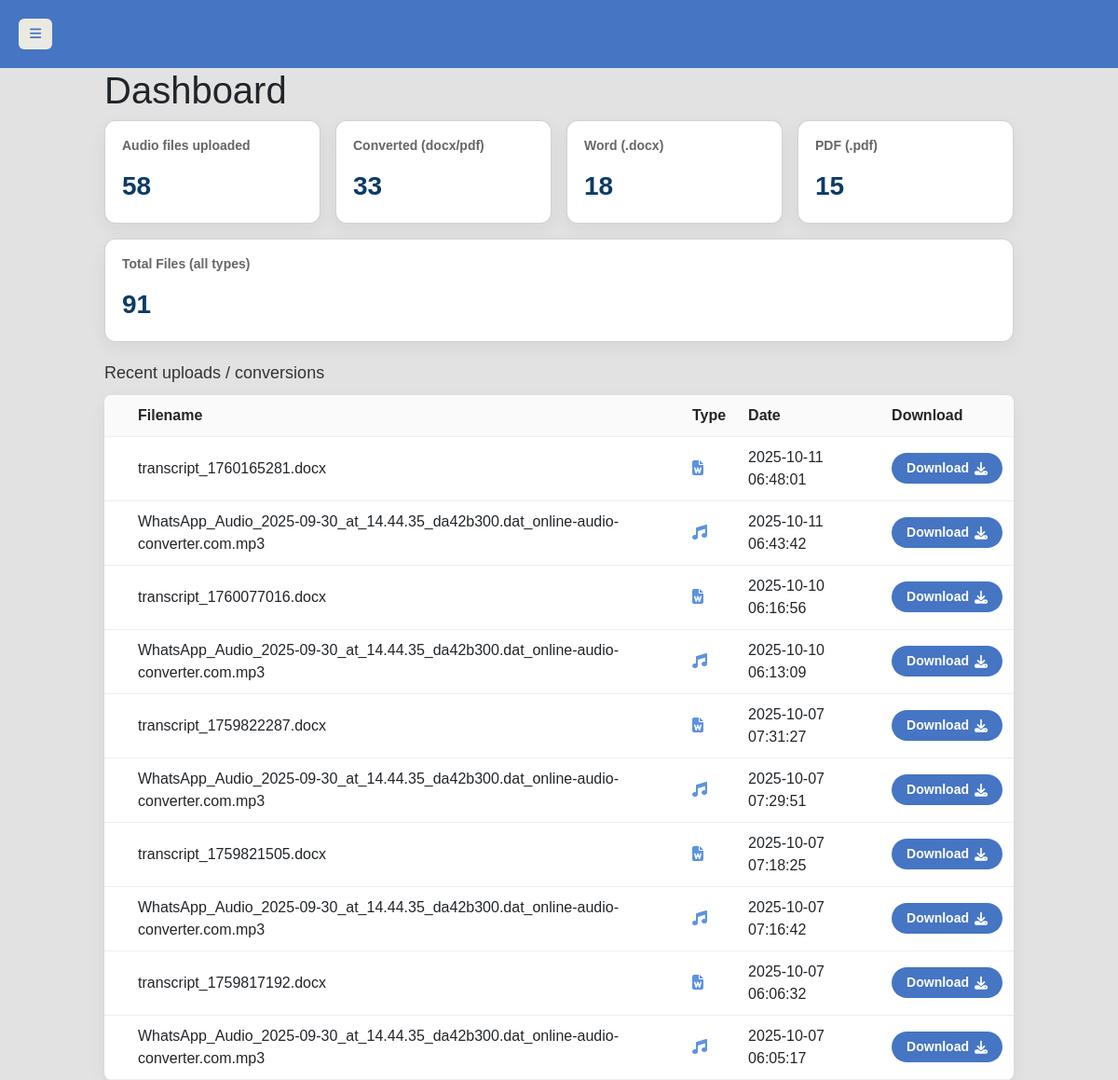
The app's page /dashboard (signed in) with its own data.
### tables this page shows
CREATE TABLE history (
            id INTEGER PRIMARY KEY AUTOINCREMENT,
            user_id INTEGER NOT NULL,
            filename TEXT NOT NULL,
            converted_at TIMESTAMP DEFAULT CURRENT_TIMESTAMP, filetype TEXT DEFAULT 'docx',
            FOREIGN KEY (user_id) REFERENCES users (id)
        );

### routes/upload.py (the view)
@upload_bp.route("/dashboard")
def dashboard():
    try:
        if "user_email" not in session:
            return redirect(url_for("auth.login"))
        user = get_user_by_email(session["user_email"])
        print(user)
        if not user:
            return redirect(url_for("auth.login"))
        user_id = user[0]
        print("Logged-in user ID:", user_id)  # ✅ Print user ID to console
        counts = get_counts(user_id)
        recent = get_all_history(user_id, limit=10)
        translations = {
            "english": {
                "back":"back",
                "dashboard": "Dashboard",
                "history": "History",
                "home": "Home",
                "files": "Files",
                "settings": "Settings",
                "help": "Help",
                "logout": "Logout",
                "account": "Account",
                "language": "Language",
                "version": "Version",
                "privacy": "Privacy",
                "converted": "Converted",
                "download": "Download",
                "no_history": "No history found.",
                "select_format": "Select Download Format",
                "dashboard_title": "Dashboard",
                "Total Files (all types)":"Total Files (all types)",
                "Audio files uploaded":"Audio files uploaded",
                "Converted (docx/pdf)":"Converted (docx/pdf)",
                "Word (.docx)":"Word (.docx)",
                "PDF (.pdf)":"PDF (.pdf)",
                "Recent uploads / conversions":"Recent uploads / conversions",
                "Filename":"Filename",
                "Type":"Type",
                "Date":"Date",
                "Download":"Download",
                "No history yet":"No history yet"
            },
            "tamil": {
                "dashboard": "கண்காணிப்பு பலகை",
                "history": "வரலாறு",
                "home": "முகப்பு",
                "files": "கோப்புகள்",
                "settings": "அமைப்புகள்",
                "help": "உதவி",
                "logout": "வெளியேறு",
                "account": "கணக்கு",
                "language": "மொழி",
                "version": "பதிப்பு",
                "privacy": "தனியுரிமை",
                "history": " வரலாறு",
                "converted": "மாற்றிய தேதி",
                "Download": "பதிவிறக்கு",
                "no_history": "வரலாறு இல்லை.",
                "select_format": "பதிவிறக்க வடிவத்தைத் தேர்ந்தெடுக்கவும்",
                "dashboard_title": "கண்காணிப்பு பலகை",
                "Total Files (all types)": "மொத்த கோப்புகள் (எல்லா வகைகள்)",
                "Audio files uploaded":"பதிவேற்றப்பட்ட ஒலி கோப்புகள்",
                "Converted (docx/pdf)":"மாற்றப்பட்டவை (docx/pdf)",
                "Word (.docx)":"Word (.docx)",
                "PDF (.pdf)":"PDF (.pdf)",
                "Recent uploads / conversions":"சமீபத்திய பதிவுகள் / மாற்றங்கள் ",
                "Filename":"கோப்பு பெயர்",
                "Type":"வகை",
                "Date":"தேதி",
                "Download":"பதிவிறக்கு",
                "No history yet":"வரலாறு இல்லை"
            }
        }
        lang = session.get("lang", "english")
        t = translations.get(lang, translations["english"])
        return render_template("dashboard.html", counts=counts, recent=recent, t=t)
    except Exception as e:
        print("Dashboard error:", e)
        lang = session.get("lang", "english")
        t = translations.get(lang, translations["english"])
        return render_template("dashboard.html", counts={}, recent=[], t=t)

### models/history_model.py (called while the page is built)
def get_all_history(user_id, limit=200):
    conn = sqlite3.connect(DB_NAME)
    cursor = conn.cursor()
    cursor.execute(
        "SELECT id, filename, filetype, converted_at FROM history WHERE user_id=? ORDER BY converted_at DESC LIMIT ?",
        (user_id, limit)
    )
    rows = cursor.fetchall()
    conn.close()
    return rows

### models/user_model.py (called while the page is built)
def get_user_by_email(email):
    conn = sqlite3.connect(DATABASE)
    cursor = conn.cursor()
    cursor.execute("SELECT * FROM users WHERE email = ?", (email,))
    user = cursor.fetchone()
    conn.close()
    return user

### templates/dashboard.html (shortened to what this page needs)
<!DOCTYPE html>
<html lang="en">
<head>
  <link href="https://cdn.jsdelivr.net/npm/bootstrap@5.3.3/dist/css/bootstrap.min.css" rel="stylesheet">
  <link rel="stylesheet" href="https://cdnjs.cloudflare.com/ajax/libs/font-awesome/6.5.0/css/all.min.css">
  <link rel="stylesheet" href="https://cdnjs.cloudflare.com/ajax/libs/font-awesome/6.5.0/css/all.min.css">
  <link rel="stylesheet" href="../static/css/dashboard.css">
</head>
<body>
  <div class="header">
    <button class="btn btn-danger" type="button" id="menuButton">
      <i class="fas fa-bars"></i>
    </button>
  </div>
  <div class="container">
    <h1>{{ t["dashboard_title"] }}</h1>
    <div class="cards">
      <div class="card">
        <h3>{{ t["Audio files uploaded"] }}</h3>
        <div class="big">{{ counts.total_audio or 0 }}</div>
      </div>
      <div class="card">
        <h3>{{ t["Converted (docx/pdf)"] }}</h3>
        <div class="big">{{ counts.total_converted or 0 }}</div>
      </div>
      <div class="card">
        <h3>{{ t["Word (.docx)"] }}</h3>
        <div class="big">{{ counts.docx_count or 0 }}</div>
      </div>
      <div class="card">
        <h3>{{ t["PDF (.pdf)"] }}</h3>
        <div class="big">{{ counts.pdf_count or 0 }}</div>
      </div>
      <div class="card">
        <h3>{{ t["Total Files (all types)"] }}</h3>
        <div class="big">{{ counts.total_files or 0 }}</div>
      </div>
    </div>
    <div class="recent-title">{{ t["Recent uploads / conversions"] }}</div>
    <table>
      <thead>
        <tr>
          <th></th>
          <th>{{ t["Filename"] }}</th>
          <th>{{ t["Type"] }}</th>
          <th>{{ t["Date"] }}</th>
          <th>{{ t["Download"] }}</th>
        </tr>
      </thead>
      <tbody>
        {% if recent %}
          {% for row in recent %}
            <tr>
              <td></td>
              <td data-label="{{ t['Filename'] }}">{{ row[1] }}</td>
              <td data-label="{{ t['Type'] }}">
                {% if row[2] == 'audio' %}
                    <i class="fa-solid fa-music" style="color: #5d93de;" title="Audio"></i>
                {% elif row[2] == 'pdf' %}
                    <i class="fa-solid fa-file-pdf" style="color: #5d93de;" title="PDF"></i>
                {% elif row[2] == 'docx' %}
                    <i class="fa-solid fa-file-word" style="color: #5d93de;" title="Word Document"></i>
                {% else %}
                    {{ row[2] }}
                {% endif %}
              </td>
              <td data-label="{{ t['Date'] }}">{{ row[3] }}</td>
              <td data-label="{{ t['Download'] }}" class="table-download">
              <a href="{{ url_for('upload.uploaded_file', filename=row[1]) }}" target="_blank" class="download-btn">{{ t['Download'] }}<i class="fa-solid fa-download"></i></a></td>
            </tr>
          {% endfor %}
        {% else %}
        <tr>
          <td colspan="5" style="text-align:center;padding:20px;">{{ t["No history yet"] }}</td>
        </tr>
     {% endif %}
      </tbody>
   </table>
</div>
</body>
</html>

### static/css/dashboard.css (style rules this page uses)
body { margin: 0; font-family: Arial, sans-serif; background: #e2e2e2; display: flex; flex-direction: column; min-height: 100vh; }
.header { width: 100%; background: #4575c3; display: flex; justify-content: space-between; align-items: center; padding: 20px 20px; color: white; position: sticky; top: 0; z-index: 999; }
.container { max-width:1000px; margin: 0 auto; }
.cards { display: flex; gap: 16px; flex-wrap: wrap; margin-bottom: 20px; }
.card { background: #fff; border-radius: 12px; padding: 18px; flex: 1 1 200px; box-shadow: 0 6px 18px rgba(30,30,60,0.06); }
.card h3 { margin:0 0 8px; font-size:14px; color:#666; font-weight:600 }
.card .big { font-size:28px; font-weight:700; margin-top:6px; color:#0b3b66; }
table { width:100%; border-collapse:collapse; background:#fff; border-radius:8px; overflow:hidden; box-shadow: 0 6px 18px rgba(30,30,60,0.06); }
th, td { padding:10px 12px; text-align:left; border-bottom:1px solid #eee; }
th { background:#fafafa; font-weight:700; }
.recent-title { margin:18px 0 10px; font-size:18px; color:#333; }
.btn { padding: 6px 12px; border: none; border-radius: 6px; font-size: 14px; cursor: pointer; color: #4575c3; background-color: #ebeae2; transition: background 0.2s; }
.download-btn { display: inline-flex; align-items: center; gap: 6px; padding: 6px 16px; background-color: #4575c3; color: #fff; border-radius: 25px; font-size: 14px; font-weight: bold; text-decoration: none; transition: background-color 0.2s ease, transform 0.2s ease; }
.download-btn i { font-size: 14px; }

### records on screen
history: filename "transcript_1760165281.docx", filetype "docx" (drawn), converted_at "2025-10-11 06:48:01", Download "Download"
history: filename "WhatsApp_Audio_2025-09-30_at_14.44.35_da42b300.dat_online-audio-converter.com.mp3", filetype "audio" (drawn), converted_at "2025-10-11 06:43:42", Download "Download"
history: filename "transcript_1760077016.docx", filetype "docx" (drawn), converted_at "2025-10-10 06:16:56", Download "Download"
history: filename "WhatsApp_Audio_2025-09-30_at_14.44.35_da42b300.dat_online-audio-converter.com.mp3", filetype "audio" (drawn), converted_at "2025-10-10 06:13:09", Download "Download"
history: filename "transcript_1759822287.docx", filetype "docx" (drawn), converted_at "2025-10-07 07:31:27", Download "Download"
history: filename "WhatsApp_Audio_2025-09-30_at_14.44.35_da42b300.dat_online-audio-converter.com.mp3", filetype "audio" (drawn), converted_at "2025-10-07 07:29:51", Download "Download"
history: filename "transcript_1759821505.docx", filetype "docx" (drawn), converted_at "2025-10-07 07:18:25", Download "Download"
history: filename "WhatsApp_Audio_2025-09-30_at_14.44.35_da42b300.dat_online-audio-converter.com.mp3", filetype "audio" (drawn), converted_at "2025-10-07 07:16:42", Download "Download"
history: filename "transcript_1759817192.docx", filetype "docx" (drawn), converted_at "2025-10-07 06:06:32", Download "Download"
history: filename "WhatsApp_Audio_2025-09-30_at_14.44.35_da42b300.dat_online-audio-converter.com.mp3", filetype "audio" (drawn), converted_at "2025-10-07 06:05:17", Download "Download"

### other values on screen
{{ t["dashboard_title"] }} "Dashboard"
{{ t["Audio files uploaded"] }} "Audio files uploaded"
{{ counts.total_audio or 0 }} "58"
{{ t["Converted (docx/pdf)"] }} "Converted (docx/pdf)"
{{ counts.total_converted or 0 }} "33"
{{ t["Word (.docx)"] }} "Word (.docx)"
{{ counts.docx_count or 0 }} "18"
{{ t["PDF (.pdf)"] }} "PDF (.pdf)"
{{ counts.pdf_count or 0 }} "15"
{{ t["Total Files (all types)"] }} "Total Files (all types)"
{{ counts.total_files or 0 }} "91"
{{ t["Recent uploads / conversions"] }} "Recent uploads / conversions"
{{ t["Filename"] }} "Filename"
{{ t["Type"] }} "Type"
{{ t["Date"] }} "Date"
